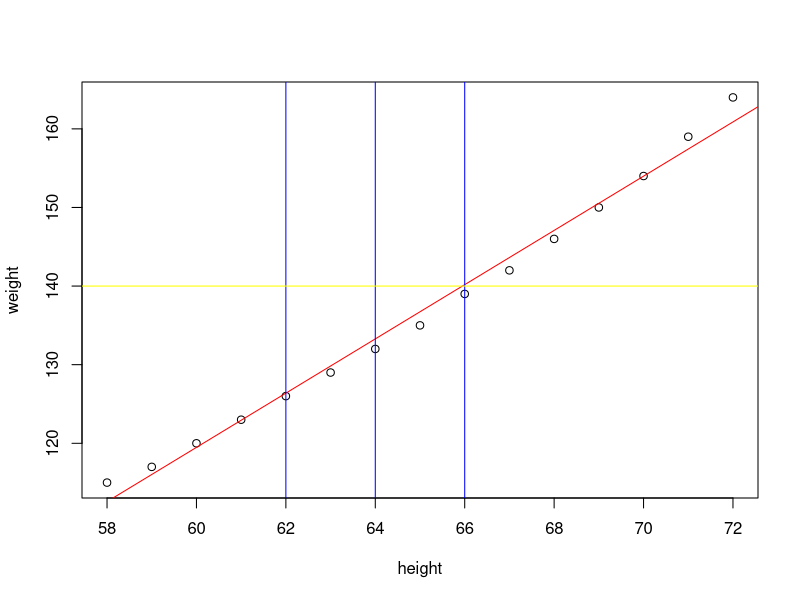

Generate this figure with R:
# linear regression model
#myfit = lm(formula,data)
data(women)
?women
# height numeric Height(in)
#weight numeric weight (lbs)
# linear regression y=mx+c
attach(women)
cov(height,weight)
cor(height,weight)
weight.lm= lm(weight~height,data = women)
(weight.lm =lm(weight~height,data = women)) # to print the values in one line 
summary(weight.lm)
plot(height,weight)
abline(weight.lm,col="red") #line of best fit
abline(v=c(62,64,66),col="blue") #to draw vertical line
abline(h=c(140),col="yellow") # to draw horizontal line
